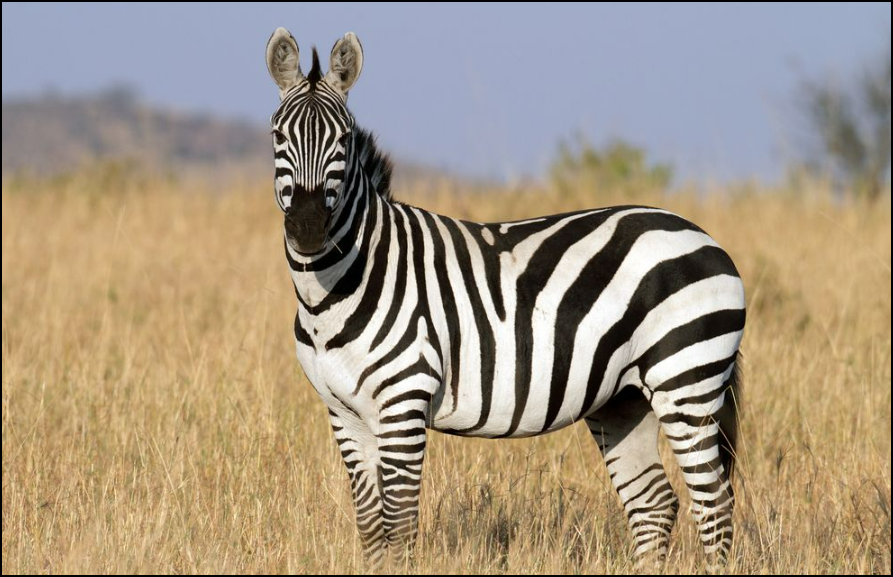
#> input picture Computer Vision Basic Techniques/Images/Sample.png, 893 x 577 px, found by its file name
$ python Morp_Op_Closing.py
#> lines starting #> are read from the running program, lines starting #| are printed output that depends on the picture; after the words box and inside, x2 and y2 are one past the last pixel; in counts of white or black regions, pixels touching at a corner belong together
import cv2
import numpy as np
import matplotlib


image_read = cv2.imread("Computer Vision Basic Techniques\Images\Sample.png", cv2.IMREAD_COLOR)
#> image_read is the input picture: shape (577, 893, 3); mean B, G, R 130.3, 149.6, 163.7

gray_image = cv2.cvtColor(image_read, cv2.COLOR_BGR2GRAY)
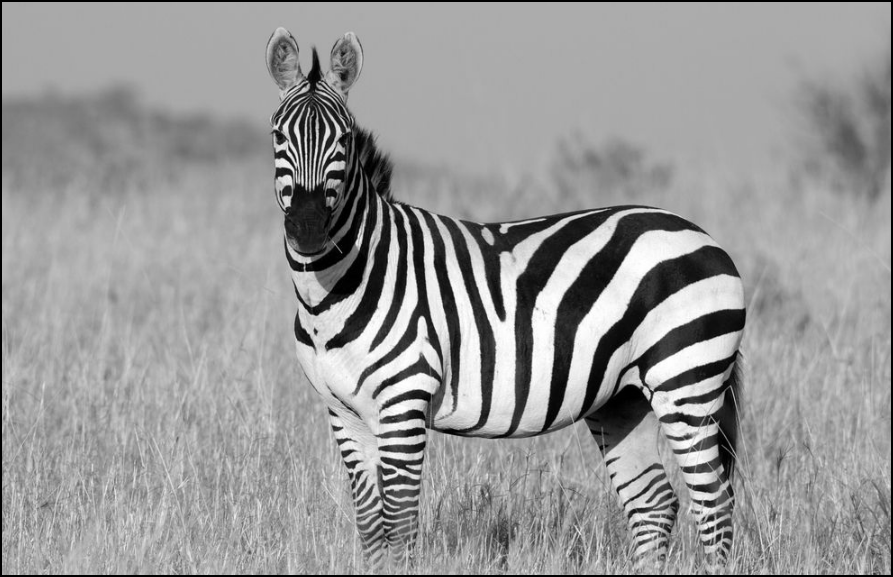
#> gray_image: shape (577, 893); min 0, max 255, mean 151.6

_,binary_image = cv2.threshold(gray_image,127,255,cv2.THRESH_BINARY)
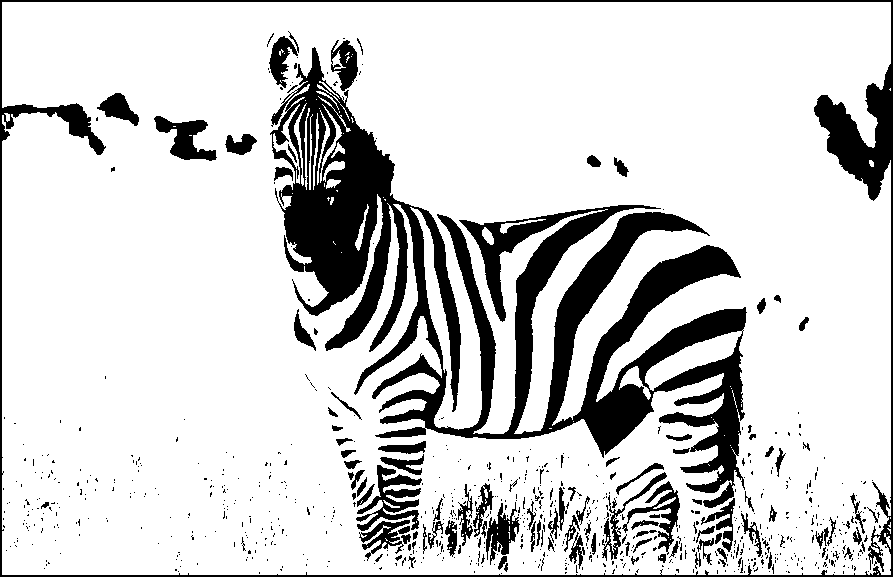
#> binary_image: shape (577, 893); 82.1% white; 787 black regions (674 under 20 px), largest, box (x1, y1, x2, y2) and area: (270, 47, 747, 508) 59485, (0, 0, 893, 577) 12801, (356, 465, 422, 531) 1679

kernels = np.ones((5,5),dtype=np.uint8)

morph_image=cv2.morphologyEx(binary_image, cv2.MORPH_CLOSE, kernels)
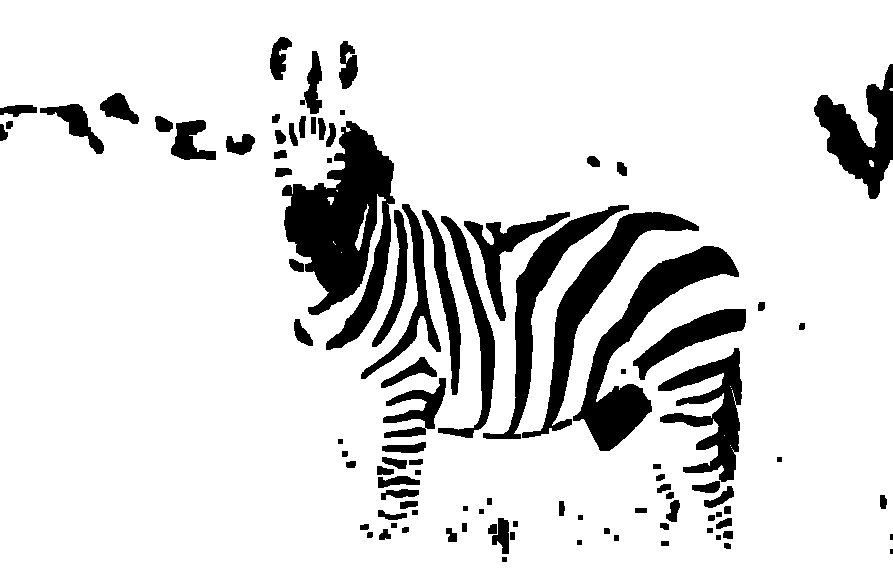
#> morph_image: shape (577, 893); 86.5% white; 98 black regions (2 under 20 px), largest, box (x1, y1, x2, y2) and area: (282, 121, 395, 350) 13164, (573, 246, 739, 451) 8069, (522, 212, 699, 438) 6254

cv2.imshow("IMAGE",morph_image)
cv2.waitKey(0)
cv2.destroyAllWindows()
